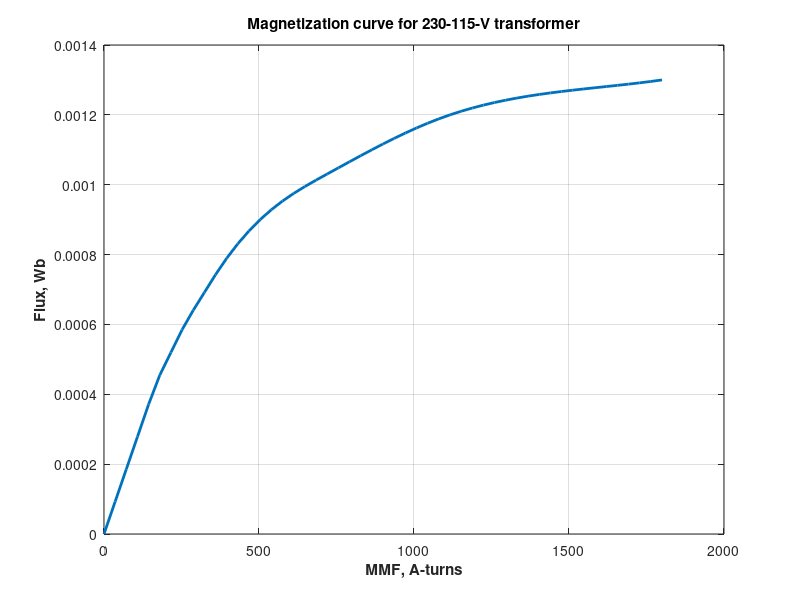

Source code (MATLAB):
load fig2_46_mag.dat
mmf=fig2_46_mag(:,1);
phi=fig2_46_mag(:,2);
clear fig2_46_mag;
Hndl=plot(mmf,phi,'LineWidth',2.0);
grid on;
title('\bfMagnetization curve for 230-115-V transformer');
xlabel ('\bfMMF, A-turns');
ylabel ('\bfFlux, Wb');
